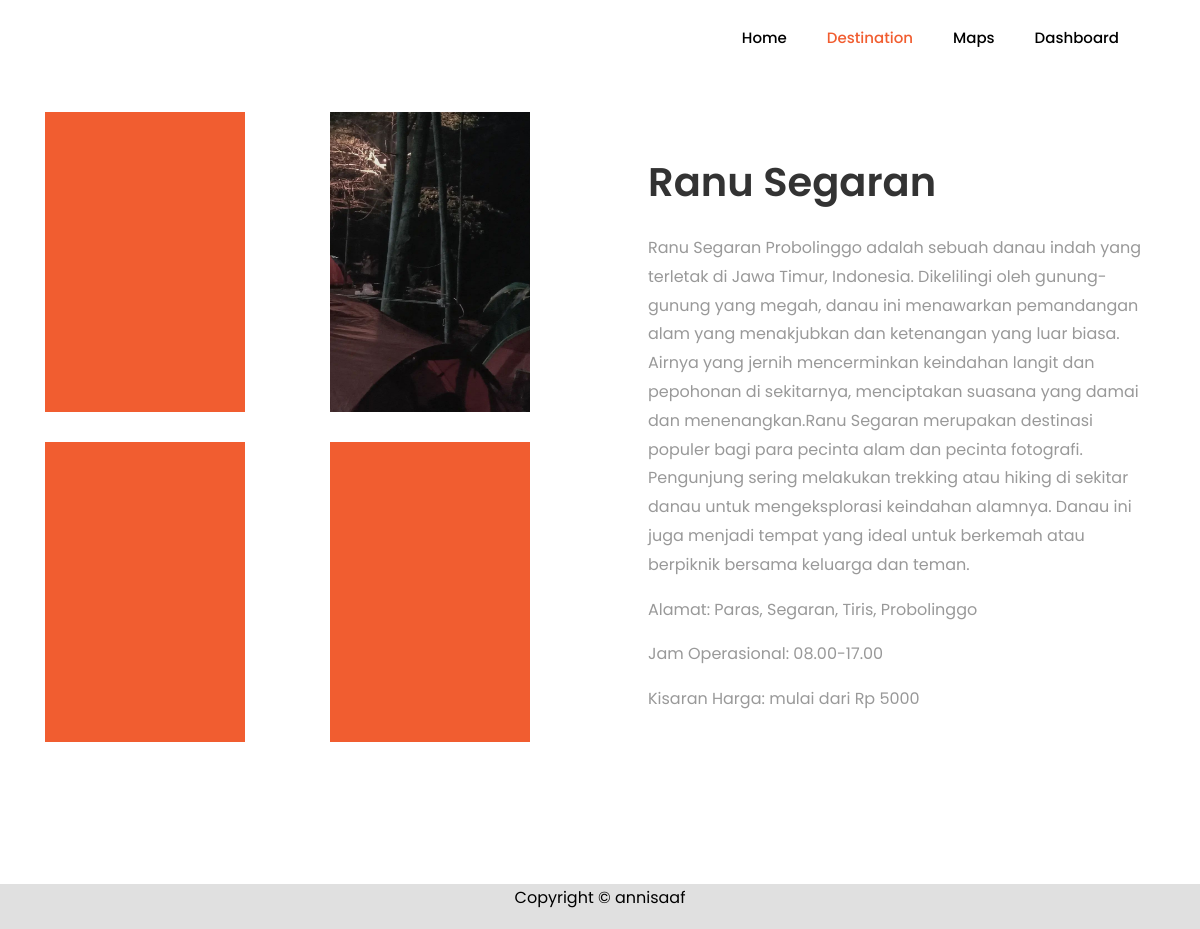
The app's page /tugas_akhir/konten/LK00018.php with its own data.
### tables this page shows
CREATE TABLE `tb_konten` (
  `id_konten` varchar(255) NOT NULL,
  `id` varchar(255) NOT NULL,
  `deskripsi` longtext NOT NULL,
  `gambar_1` varchar(255) NOT NULL,
  `gambar_2` varchar(255) NOT NULL,
  `gambar_3` varchar(255) NOT NULL,
  `gambar_4` varchar(255) NOT NULL
);

CREATE TABLE `tb_lokasi` (
  `id` varchar(11) NOT NULL,
  `nama` varchar(255) NOT NULL,
  `gambar` varchar(255) NOT NULL,
  `kategori` varchar(255) NOT NULL,
  `lokasi` varchar(999) NOT NULL,
  `rate` varchar(100) NOT NULL,
  `kisaran_harga` varchar(100) NOT NULL,
  `jam_buka` varchar(255) NOT NULL,
  `latitude` varchar(255) NOT NULL,
  `longitude` varchar(255) NOT NULL,
  `redirect_link` varchar(255) NOT NULL
);

### tugas_akhir/konten/LK00018.php (the view, shortened to what this page needs)
<!DOCTYPE html>
<html lang="en">
<head>
	<link rel="stylesheet" href="https://stackpath.bootstrapcdn.com/font-awesome/4.7.0/css/font-awesome.min.css">
	<link rel="stylesheet" href="../css/animate.css">
	<link rel="stylesheet" href="../css/owl.carousel.min.css">
	<link rel="stylesheet" href="../css/owl.theme.default.min.css">
	<link rel="stylesheet" href="../css/magnific-popup.css">
	<link rel="stylesheet" href="../css/bootstrap-datepicker.css">
	<link rel="stylesheet" href="../css/jquery.timepicker.css">
	<link rel="stylesheet" href="../css/flaticon.css">
	<link rel="stylesheet" href="../css/style.css">
</head>
<body>
	<nav class="navbar navbar-expand-lg navbar-dark ftco_navbar bg-dark ftco-navbar-light" id="ftco-navbar">
		<div class="container">
			<div class="collapse navbar-collapse" id="ftco-nav">
				<ul class="navbar-nav ml-auto">
					<li class="nav-item"><a href="/tugas_akhir/index.php" class="nav-link" style="color:black;">Home</a></li>
					<li class="nav-item active"><a href="/tugas_akhir/destination.php" class="nav-link">Destination</a></li>
					<li class="nav-item"><a href="/tugas_akhir/mappings.php" class="nav-link" style="color:black;">Maps</a></li>
					<li class="nav-item"><a href="/tugas_akhir/dashboard-t/aplikasi/admin/dashboard.php" class="nav-link" style="color:black;">Dashboard</a></li>
				</ul>
			</div>
		</div>
	</nav>
    <?php
	include "../koneksi.php";
		$query =  mysqli_query($koneksi, 'SELECT * FROM tb_konten b INNER JOIN tb_lokasi j ON b.id = j.id WHERE b.id = "LK00018"');
		while ($d = mysqli_fetch_assoc($query)) {
	?>
		<section class="ftco-section services-section">
			<div class="container">
				<div class="row d-flex">
					<div class="col-md-6 order-md-last heading-section pl-md-5 ftco-animate d-flex align-items-center">
						<div class="w-100">
							<h2 class="mb-4"><?php echo $d['nama']?></h2>
							<p><?php echo $d['deskripsi']?></p>
							<p>Alamat: <?php echo $d['lokasi']?></p2>
                            <p>Jam Operasional: <?php echo $d['jam_buka']?></p2>
                            <p>Kisaran Harga: mulai dari Rp <?php echo $d['kisaran_harga']?></p2>
						</div>
					</div>
					<div class="col-md-6">
						<div class="row">
							<div class="col-md-12 col-lg-6">
								<div class="services services-1" style="background-image: url(../konten/images/<?php echo $d['gambar_1']; ?>); width:200px;height:300px;"></div>
							</div>
							<div class="col-md-12 col-lg-6">
								<div class="services services-1" style="background-image: url(../konten/images/<?php echo $d['gambar_2']; ?>); width:200px;height:300px;"></div>
							</div>
                            <div class="col-md-12 col-lg-6">
								<div class="services services-1" style="background-image: url(../konten/images/<?php echo $d['gambar_3']; ?>); width:200px;height:300px;"></div>
							</div>
							<div class="col-md-12 col-lg-6">
								<div class="services services-1" style="background-image: url(../konten/images/<?php echo $d['gambar_4']; ?>); width:200px;height:300px;"></div>
							</div>
							<?php } ?>
						</div>
					</div>
				</div>
			</div>
		</section>
<footer class="" style="background-color: #E0E0E0;">
	<div class="row">
		<div class="col-md-12 text-center" style="color:black">
			<p>Copyright &copy; annisaaf</a></p>
		</div>
	</div>
</footer>
</body>
</html>

### records on screen
tb_konten: id.nama "Ranu Segaran", deskripsi "Ranu Segaran Probolinggo adalah sebuah danau indah yang terletak di Jawa Timur, Indonesia. Dikelilingi oleh gunung-gunung yang megah, danau ini menawarkan pemandangan alam yang menakjubkan dan ketenangan yang luar biasa. Airnya yang jernih mencerminkan keindahan langit dan pepohonan di sekitarnya, menciptakan suasana yang damai dan menenangkan.Ranu Segaran merupakan destinasi populer bagi para pecinta alam dan pecinta fotografi. Pengunjung sering melakukan trekking atau hiking di sekitar danau untuk mengeksplorasi keindahan alamnya. Danau ini juga menjadi tempat yang ideal untuk berkemah atau berpiknik bersama keluarga dan teman.", id.lokasi "Paras, Segaran, Tiris, Probolinggo", id.jam_buka "08.00-17.00", id.kisaran_harga "5000", gambar_2 (picture)
